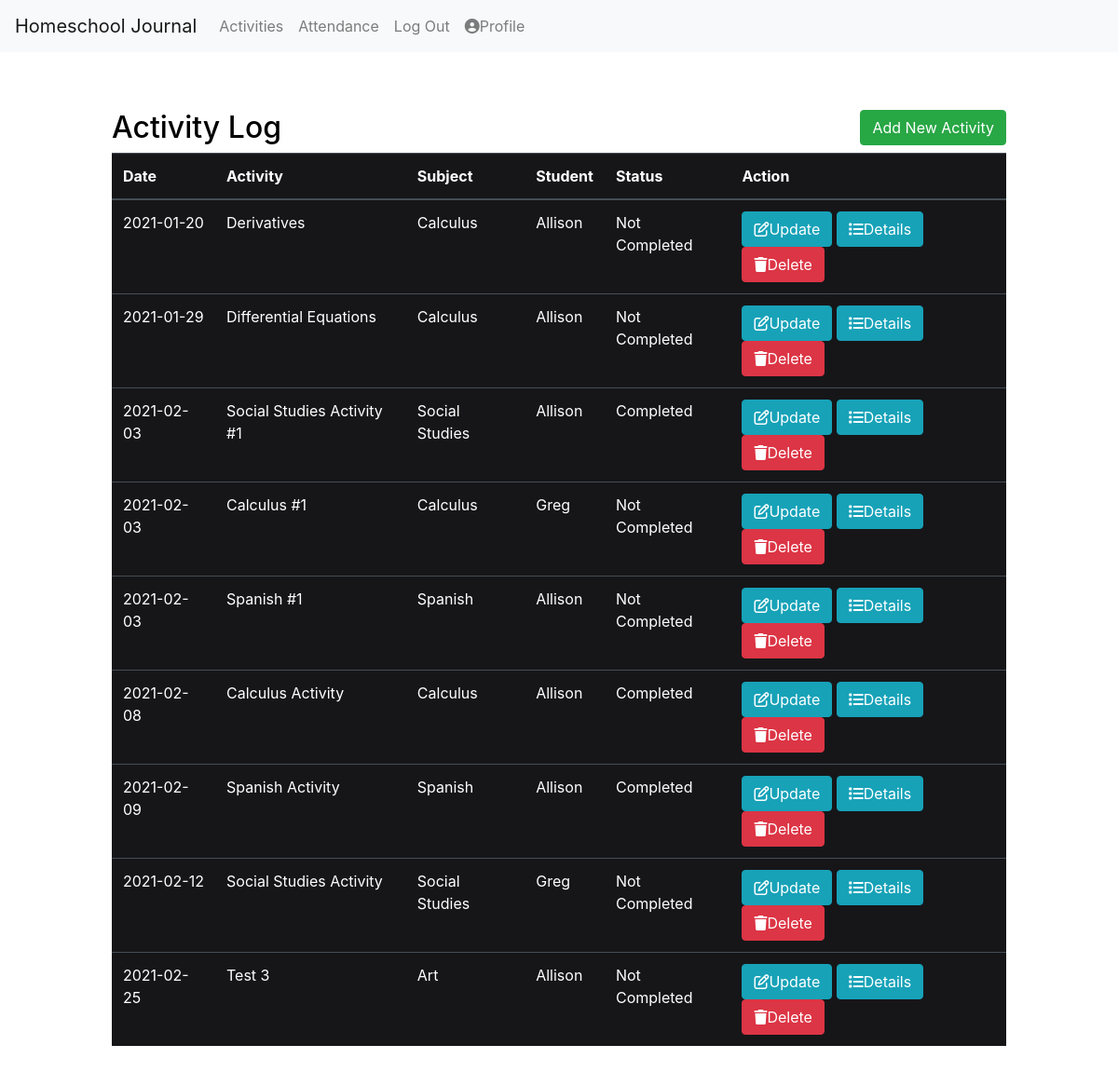
Screenshot of /log (signed in) with the database file from the repository.
### app/models.py (models this page shows, shortened)
class Activity(db.Model):
    id = db.Column(db.Integer, primary_key=True)
    title = db.Column(db.String(150), index=True, nullable=False)
    user_id = db.Column(db.Integer, db.ForeignKey('user.id'), index=True)
    subject_id = db.Column(db.Integer, db.ForeignKey('subject.id'), index=True, nullable=False)
    student_id = db.Column(db.Integer, db.ForeignKey('student.id'), index=True, nullable=False)
    description = db.Column(db.Text, index=True)
    resources = db.Column(db.Text, index=True)
    activity_date = db.Column(db.String(64), index=True, nullable=False)
    notes = db.Column(db.Text, index=True)
    status = db.Column(db.String(64), index=True, nullable=False)

class Subject(db.Model):
    id = db.Column(db.Integer, primary_key=True)
    user_id = db.Column(db.Integer, db.ForeignKey('user.id'), index=True)
    subject_name = db.Column(db.String(64), index=True)
    activities = db.relationship('Activity', backref='subject', lazy='dynamic')
    def __str__(self):
        return self.subject_name

class Student(db.Model):
    id = db.Column(db.Integer, primary_key=True)
    student_name = db.Column(db.String(64), index=True)
    user_id = db.Column(db.Integer, db.ForeignKey('user.id'))
    attendance = db.relationship('Attendance', backref='student', lazy='dynamic')
    activities = db.relationship('Activity', backref='student', lazy='dynamic')
    def __str__(self):
        return self.student_name

### app/routes.py (the view)
@app.route('/log', methods = ('GET', 'POST'))
@login_required
def log():
    activities = current_user.activities.order_by(Activity.activity_date).all()
    return render_template('log.html', activities=activities)

### app/models.py (called while the page is built)
@login.user_loader
def load_user(id):
    return User.query.get(int(id))

### app/templates/log.html (shortened to what this page needs)
{% extends 'base.html' %}
{% block content %}
    <div class="activity-log-header">
        <h2>Activity Log <a href="{{ url_for('add') }}" id="add-btn" class="btn btn-success float-right">Add New Activity</a></h2>
    </div>
    <table class="table table-hover table-dark">
        <thead>
            <tr>
                <th>Date</th>
                <th>Activity</th>
                <th>Subject</th>
                <th>Student</th>
                <th>Status</th>
                <th>Action</th>
            </tr>
        </thead>
        <tbody>
            {% for activity in activities %}
            <tr>
                <td>{{ activity.activity_date }}</td>
                <td>{{ activity.title }}</td>
                <td>{{ activity.subject }}</td>
                <td>{{ activity.student }}</td>
                <td>{{ activity.status }}</td>
                <td>
                    <a href="{{ url_for('update', title=activity.title) }}" class="btn btn-info btn-xs"><i class="far fa-edit"></i>Update</a>
                    <a href="{{ url_for('details', title=activity.title) }}" class="btn btn-info btn-xs"><i class="fas fa-list"></i></i>Details</a>
                    <a href="{{ url_for('delete', id=activity.id) }}" class="btn btn-danger btn-xs" onclick="return confirm('Are you sure you want to delete?')"><i class="fas fa-trash"></i>Delete</a>
                </td>
            </tr>
            {% endfor %}
        </tbody>
    </table>
{% endblock %}

### app/static/style.css (style rules this page uses)
body { background-color: #FFF; color: #000; }
.activity-log-header { padding-top: 30px; }
.table-dark { background-color: #161619; color: #FFFFFF; }

### rows the page displays
Activity: activity_date "2021-01-20", title "Derivatives", subject "Calculus", student "Allison", status "Not Completed"
Activity: activity_date "2021-01-29", title "Differential Equations", subject "Calculus", student "Allison", status "Not Completed"
Activity: activity_date "2021-02-03", title "Social Studies Activity #1", subject "Social Studies", student "Allison", status "Completed"
Activity: activity_date "2021-02-03", title "Calculus #1", subject "Calculus", student "Greg", status "Not Completed"
Activity: activity_date "2021-02-03", title "Spanish #1", subject "Spanish", student "Allison", status "Not Completed"
Activity: activity_date "2021-02-08", title "Calculus Activity", subject "Calculus", student "Allison", status "Completed"
Activity: activity_date "2021-02-09", title "Spanish Activity", subject "Spanish", student "Allison", status "Completed"
Activity: activity_date "2021-02-12", title "Social Studies Activity", subject "Social Studies", student "Greg", status "Not Completed"
Activity: activity_date "2021-02-25", title "Test 3", subject "Art", student "Allison", status "Not Completed"
